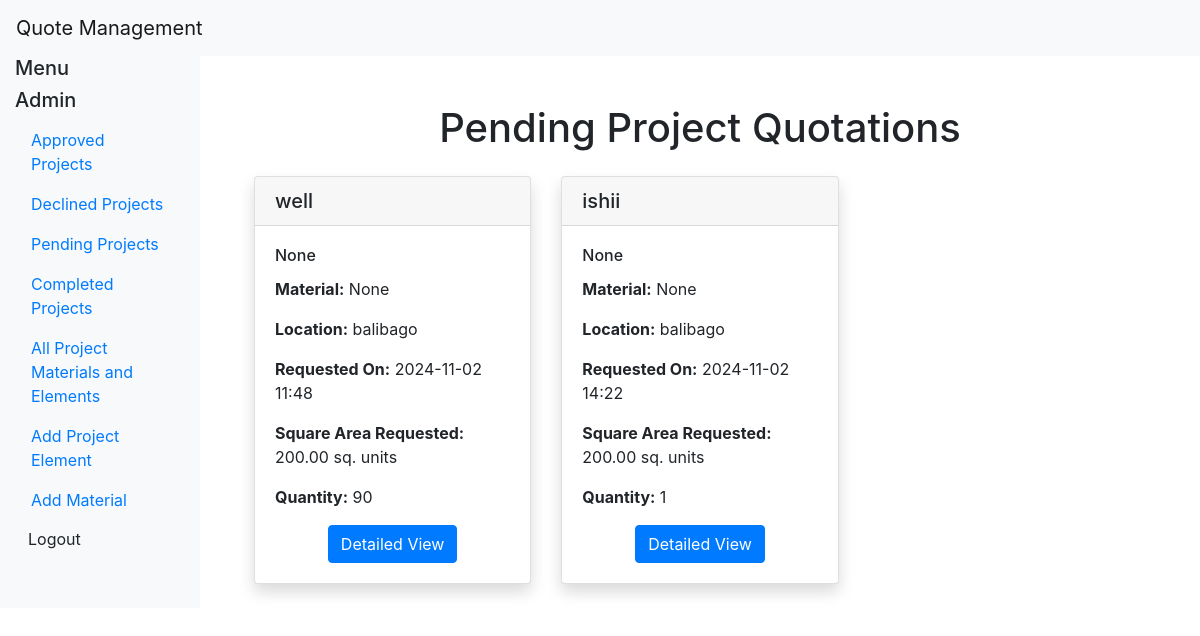
Screenshot of /projects/pending-projects/ (signed in) with the database file from the repository.
### projects/models.py (models this page shows, shortened)
class QuotationRequest(models.Model):
    STATUS_CHOICES = [
        ("Pending", "Pending"),
        ("Approved by Admin", "Approved by Admin"),
        ("Declined by Admin", "Declined by Admin"),
        ("Declined by User", "Declined by User"),
        ("Complete", "Complete"),
        ("Approved by User", "Approved by User"),
    ]
    project_element = models.ManyToManyField(ProjectElement)  # Many-to-Many relationship
    material = models.ManyToManyField(Material, blank=True)  # Many-to-Many relationship with Material
    user = models.ForeignKey(User, on_delete=models.CASCADE)
    created_at = models.DateTimeField(auto_now_add=True)
    status = models.CharField(max_length=20, choices=STATUS_CHOICES, default="Pending")  # Updated status field
    quantity = models.PositiveIntegerField(default=1)  # Quantity field
    area_size = models.DecimalField(max_digits=10, decimal_places=2, null=True, blank=True)  # Area size in sqm or sq ft
    location = models.CharField(max_length=255, null=True, blank=True)  # Location of the project

### projects/views.py (the view)
# urls.py: path('pending-projects/', views.view_pending_projects, name='view_pending_projects'),
@login_required
def view_pending_projects(request):
    pending_projects = QuotationRequest.objects.filter(status='Pending')
    return render(request, 'view_pending_projects.html', {'pending_projects': pending_projects})

### templates/view_pending_projects.html (shortened to what this page needs)
{% extends 'base.html' %}
{% block content %}
<div class="container mt-5">
    <h1 class="text-center mb-4">Pending Project Quotations</h1>
    <div class="row">
        {% if pending_projects %}
            {% for project in pending_projects %}
                <div class="col-md-4 mb-4">
                    <div class="card shadow">
                        <div class="card-header">
                            <h5 class="mb-0">{{ project.user.username }}</h5>
                        </div>
                        <div class="card-body">
                            <h6 class="card-title">{{ project.project_element.name }}</h6>
                            <p class="card-text">
                                <strong>Material:</strong>
                                {% if project.material %}
                                    {{ project.material.name }}
                                {% else %}
                                    <em>N/A</em>
                                {% endif %}
                            </p>
                            <p class="card-text">
                                <strong>Location:</strong> {{ project.location }}
                            </p>
                            <p class="card-text">
                                <strong>Requested On:</strong> {{ project.created_at|date:"Y-m-d H:i" }}
                            </p>
                            <p class="card-text">
                                <strong>Square Area Requested:</strong> {{ project.area_size }} sq. units
                            </p>
                            <p class="card-text">
                                <strong>Quantity:</strong> {{ project.quantity }}
                            </p>
                            <div class="text-center mt-3">
                                <a href="{% url 'edit_project' project.id %}" class="btn btn-primary">Detailed View</a>
                            </div>
                        </div>
                    </div>
                </div>
            {% endfor %}
        {% else %}
            <div class="alert alert-warning text-center col-12" role="alert">
                No pending projects available.
            </div>
        {% endif %}
    </div>
</div>
{% endblock %}

### templates/view_pending_projects.html (style rules this page uses)
.card { transition: transform 0.3s ease; }

### rows the page displays
QuotationRequest: user.username "well", project_element.name "None", material.name "None", location "balibago", created_at "2024-11-02 11:48", area_size "200.00", quantity "90"
QuotationRequest: user.username "ishii", project_element.name "None", material.name "None", location "balibago", created_at "2024-11-02 14:22", area_size "200.00", quantity "1"
